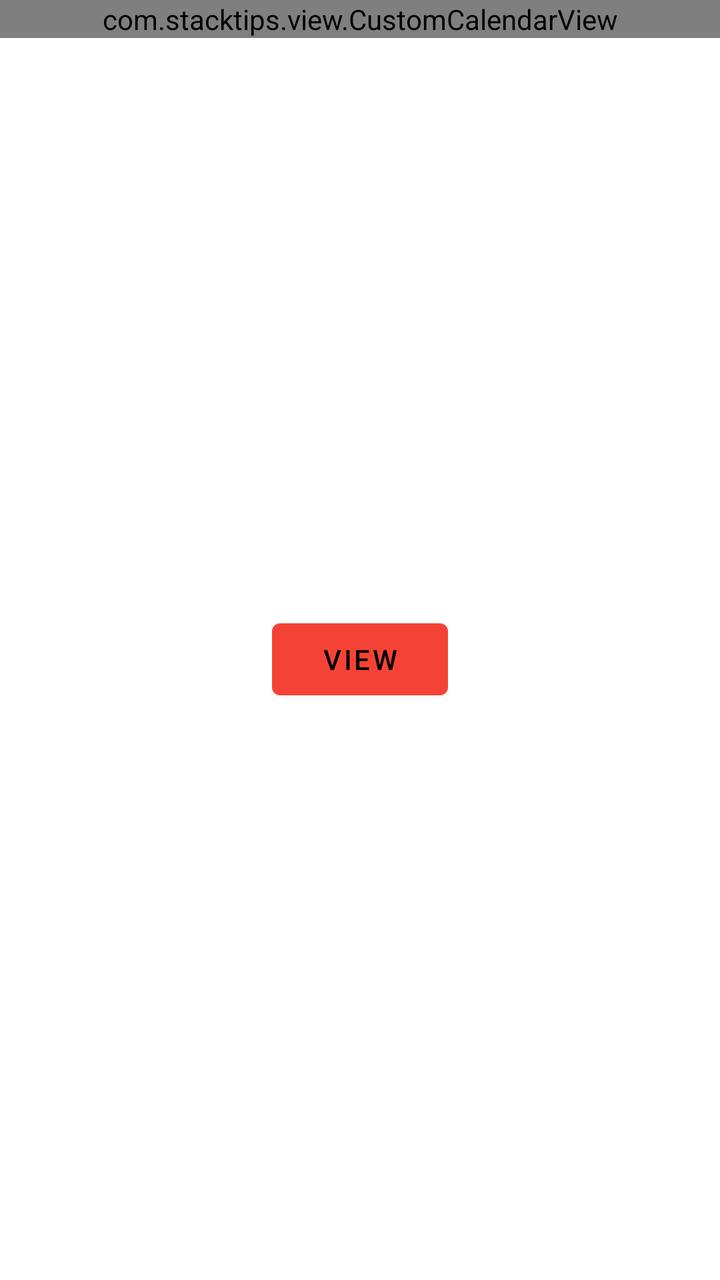
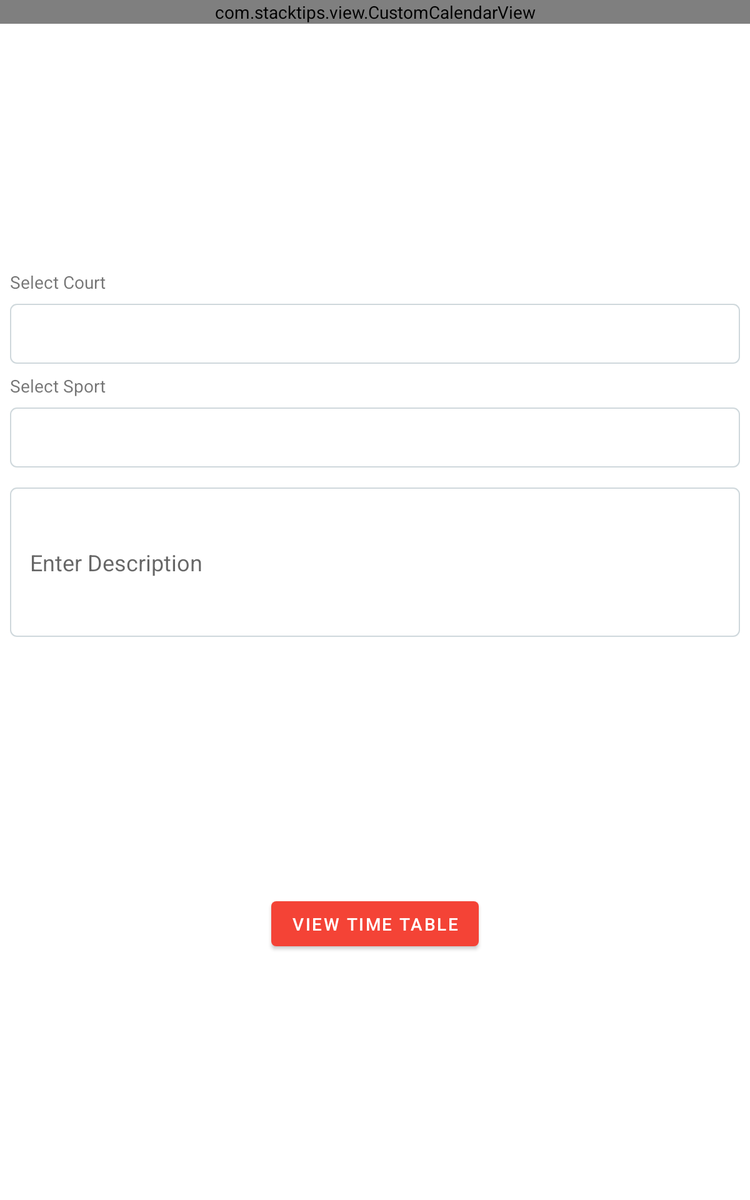

One screen, two layout resources from the same app: the default and the repository's alternative for another configuration. Each is rendered where Android would select it; the XML of both is given below.
<!-- AndroidManifest.xml: application theme Theme.ProfileLab -->
<!-- res/layout/fragment_calendar.xml -->
<?xml version="1.0" encoding="utf-8"?>
<FrameLayout xmlns:android="http://schemas.android.com/apk/res/android"
    xmlns:tools="http://schemas.android.com/tools"
    android:layout_width="match_parent"
    android:layout_height="match_parent"
    xmlns:app="http://schemas.android.com/apk/res-auto"
    tools:context=".tabs.CalendarFrag">

    <androidx.constraintlayout.widget.ConstraintLayout
        android:layout_width="match_parent"
        android:layout_height="match_parent"
        tools:ignore="UselessParent">

        <com.stacktips.view.CustomCalendarView
            android:id="@+id/calendarView"
            android:layout_width="match_parent"
            android:layout_height="wrap_content"
            android:background="#ffffff"
            app:layout_constraintTop_toTopOf="parent"
            app:layout_constraintStart_toStartOf="parent"
            app:layout_constraintEnd_toEndOf="parent">
        </com.stacktips.view.CustomCalendarView>

        <Button
            android:id="@+id/buttonView"
            android:layout_width="wrap_content"
            android:layout_height="wrap_content"
            app:layout_constraintEnd_toEndOf="parent"
            app:layout_constraintStart_toStartOf="parent"
            app:layout_constraintTop_toBottomOf="@+id/calendarView"
            app:layout_constraintBottom_toBottomOf="parent"
            android:text="View"
            />

    </androidx.constraintlayout.widget.ConstraintLayout>

</FrameLayout>
<!-- resources referenced by this layout -->
<resources>
  <style name="Theme.ProfileLab" parent="Theme.MaterialComponents.DayNight.DarkActionBar">
          
          <item name="colorPrimary">@color/red_500</item>
          <item name="colorPrimaryVariant">@color/red_700</item>
          <item name="colorOnPrimary">@color/black</item>
          
          <item name="colorSecondary">@color/teal_200</item>
          <item name="colorSecondaryVariant">@color/teal_700</item>
          <item name="colorOnSecondary">@color/black</item>
          
          <item name="android:statusBarColor">?attr/colorPrimaryVariant</item>
          
          <item name="bottomSheetDialogTheme">@style/AppBottomSheetDialogTheme</item>
          <item name="android:forceDarkAllowed" tools:targetApi="q">false</item>
  
  
  
  
      </style>
  <color name="red_500">#F44336</color>
  <color name="red_700">#D32F2F</color>
  <color name="black">#FF000000</color>
  <color name="teal_200">#FF03DAC5</color>
  <color name="teal_700">#FF018786</color>
  <style name="AppBottomSheetDialogTheme" parent="Theme.Design.Light.BottomSheetDialog">
          <item name="bottomSheetStyle">@style/AppModalStyle</item>
          <item name="android:forceDarkAllowed" tools:targetApi="q">false</item>
      </style>
  <style name="AppModalStyle" parent="Widget.Design.BottomSheet.Modal">
          <item name="android:background">@drawable/layout_top_curve</item>
          <item name="android:forceDarkAllowed" tools:targetApi="q">false</item>
      </style>
  <!-- drawable layout_top_curve (drawable) -->
  <shape
      xmlns:android="http://schemas.android.com/apk/res/android">
      <solid
          android:color="@android:color/white">
      </solid>
      <stroke
          android:width="1dp"/>
      <corners
          android:topLeftRadius="11dp"
          android:topRightRadius="11dp">
      </corners>
  </shape>
</resources>
<!-- res/layout-sw600dp/fragment_calendar.xml (the repository's variant of the layout above) -->
<!-- drawn on a 7-inch tablet held upright -->
<?xml version="1.0" encoding="utf-8"?>
<FrameLayout xmlns:android="http://schemas.android.com/apk/res/android"
    xmlns:tools="http://schemas.android.com/tools"
    android:layout_width="match_parent"
    android:layout_height="match_parent"
    xmlns:app="http://schemas.android.com/apk/res-auto"
    tools:context=".fragments.CalendarFrag">

    <androidx.constraintlayout.widget.ConstraintLayout
        android:layout_width="match_parent"
        android:layout_height="match_parent"
        tools:ignore="UselessParent">

        <com.stacktips.view.CustomCalendarView
            android:id="@+id/calendarView"
            android:layout_width="match_parent"
            android:layout_height="wrap_content"
            android:background="#ffffff"
            app:layout_constraintTop_toTopOf="parent"
            app:layout_constraintStart_toStartOf="parent"
            app:layout_constraintEnd_toEndOf="parent">
        </com.stacktips.view.CustomCalendarView>
        
        <LinearLayout
            android:id="@+id/court_sport_container"
            android:layout_width="match_parent"
            android:layout_height="wrap_content"
            android:orientation="vertical"
            app:layout_constraintTop_toBottomOf="@+id/calendarView"
            app:layout_constraintBottom_toTopOf="@+id/timesheet_btn"
            app:layout_constraintEnd_toEndOf="parent"
            app:layout_constraintStart_toStartOf="parent">
            <TextView
                android:layout_width="match_parent"
                android:layout_height="wrap_content"
                android:text="Select Court"
                android:layout_marginHorizontal="8dp"
                android:textSize="14sp"/>

            <Spinner
                android:id="@+id/court_spinner"
                android:layout_width="match_parent"
                android:layout_height="wrap_content"
                android:layout_margin="8dp"
                android:background="@drawable/border"
                android:minHeight="48dp"
                android:padding="16dp"
                android:spinnerMode="dialog"
                android:contentDescription="@string/sport_loading"/>
            <TextView
                android:layout_width="match_parent"
                android:layout_height="wrap_content"
                android:text="Select Sport"
                android:layout_marginHorizontal="8dp"
                android:textSize="14sp"/>

            <Spinner
                android:id="@+id/sport_spinner"
                android:layout_width="match_parent"
                android:layout_height="wrap_content"
                android:layout_margin="8dp"
                android:background="@drawable/border"
                android:minHeight="48dp"
                android:padding="16dp"
                android:spinnerMode="dialog"
                android:contentDescription="@string/sport_loading"/>

            <EditText
                android:layout_width="match_parent"
                android:layout_height="wrap_content"
                android:hint="Enter Description"
                android:inputType="textMultiLine"
                android:layout_margin="8dp"
                android:padding="16dp"
                android:lines="4"
                android:minLines="4"
                android:maxLines="8"
                android:background="@drawable/border"
                android:id="@+id/description"/>

        </LinearLayout>
            

        <Button
            android:id="@+id/timesheet_btn"
            android:layout_width="wrap_content"
            android:layout_height="wrap_content"
            app:layout_constraintEnd_toEndOf="parent"
            app:layout_constraintStart_toStartOf="parent"
            app:layout_constraintTop_toBottomOf="@+id/court_sport_container"
            app:layout_constraintBottom_toBottomOf="parent"
            android:textColor="@color/white"
            android:text="View Time Table"
            />

    </androidx.constraintlayout.widget.ConstraintLayout>

</FrameLayout>
<!-- resources referenced by the variant -->
<!-- as a 7-inch tablet held upright resolves them -->
<resources>
  <color name="white">#FFFFFFFF</color>
  <!-- drawable border (drawable) -->
  <shape xmlns:android="http://schemas.android.com/apk/res/android" android:shape="rectangle" >
      <solid android:color="@android:color/white" />
      <stroke android:width="1dip" android:color="#CFD8DC"/>
      <corners android:radius="5dip" />
  </shape>
  <string name="sport_loading">Loading sports</string>
  <style name="Theme.ProfileLab" parent="Theme.MaterialComponents.DayNight.DarkActionBar">
          
          <item name="colorPrimary">@color/red_500</item>
          <item name="colorPrimaryVariant">@color/red_700</item>
          <item name="colorOnPrimary">@color/black</item>
          
          <item name="colorSecondary">@color/teal_200</item>
          <item name="colorSecondaryVariant">@color/teal_700</item>
          <item name="colorOnSecondary">@color/black</item>
          
          <item name="android:statusBarColor">?attr/colorPrimaryVariant</item>
          
          <item name="bottomSheetDialogTheme">@style/AppBottomSheetDialogTheme</item>
          <item name="android:forceDarkAllowed" tools:targetApi="q">false</item>
  
  
  
  
      </style>
  <color name="red_500">#F44336</color>
  <color name="red_700">#D32F2F</color>
  <color name="black">#FF000000</color>
  <color name="teal_200">#FF03DAC5</color>
  <color name="teal_700">#FF018786</color>
  <style name="AppBottomSheetDialogTheme" parent="Theme.Design.Light.BottomSheetDialog">
          <item name="bottomSheetStyle">@style/AppModalStyle</item>
          <item name="android:forceDarkAllowed" tools:targetApi="q">false</item>
      </style>
  <style name="AppModalStyle" parent="Widget.Design.BottomSheet.Modal">
          <item name="android:background">@drawable/layout_top_curve</item>
          <item name="android:forceDarkAllowed" tools:targetApi="q">false</item>
      </style>
  <!-- drawable layout_top_curve (drawable) -->
  <shape
      xmlns:android="http://schemas.android.com/apk/res/android">
      <solid
          android:color="@android:color/white">
      </solid>
      <stroke
          android:width="1dp"/>
      <corners
          android:topLeftRadius="11dp"
          android:topRightRadius="11dp">
      </corners>
  </shape>
</resources>
